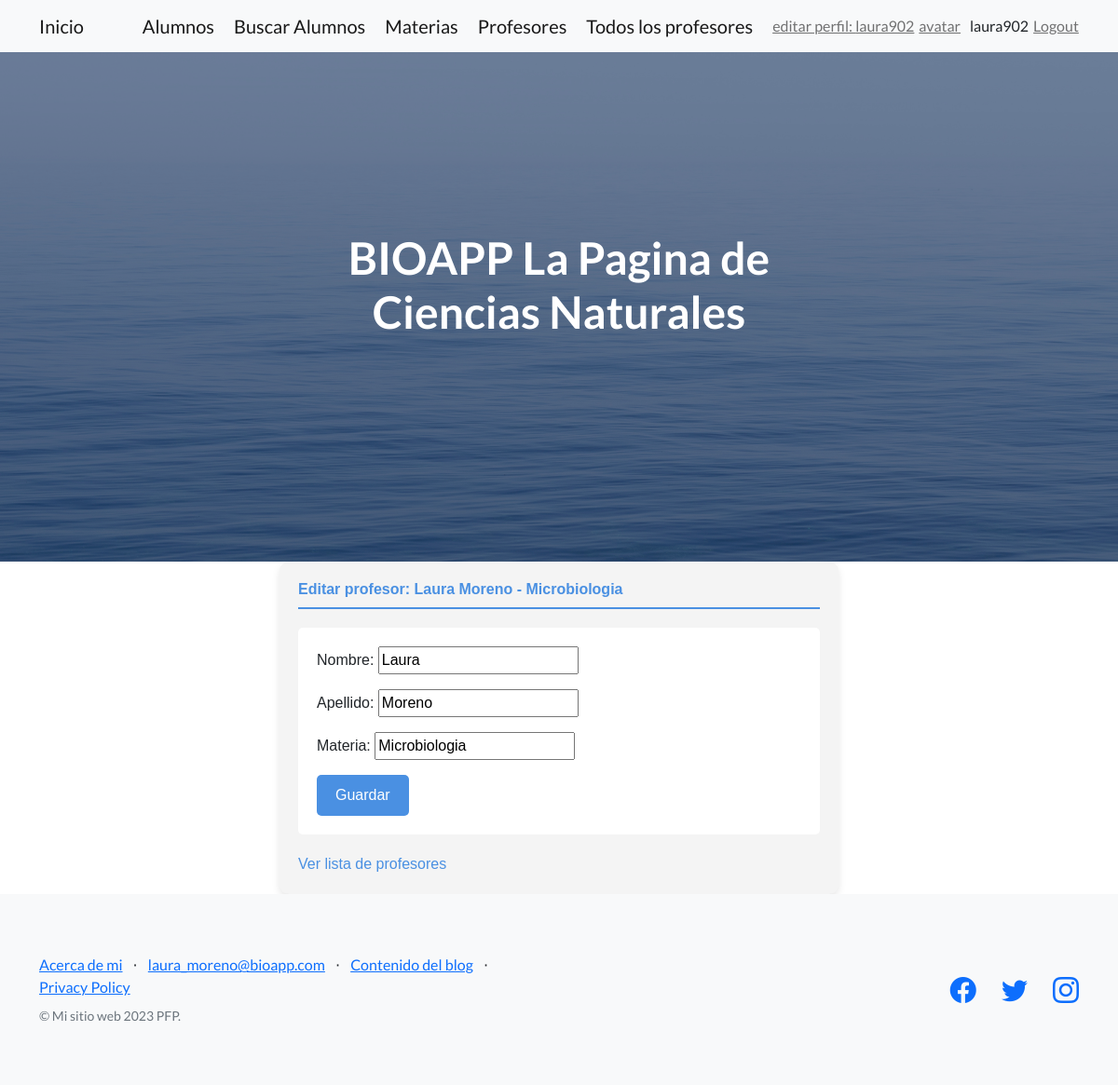
Page /bioapp/profesor-editar/Microbiologia/ (signed in) on the committed database.
### bioapp/models.py (models this page shows)
class Profesor(models.Model):
    nombre = models.CharField(max_length=30)
    apellido = models.CharField(max_length=100)
    materia= models.CharField(max_length=100)

### bioapp/views.py (the view, shortened to what this page needs)
# urls.py: path("profesor-editar/<profesor_materia>/", profesores_crud_update_view),
@login_required
def profesores_crud_update_view(request, profesor_materia):
    profesor = Profesor.objects.filter(materia=profesor_materia).first()
    if request.method == "GET":
        formulario = ProfesorFormulario(
            initial={
                "nombre": profesor.nombre,
                "apellido": profesor.apellido,
                "materia": profesor.materia
            }
        )
        return render(request, "bioapp/profesor_formulario_edicion.html", {"form": formulario, "profesor": profesor})

### bioapp/forms.py
class ProfesorFormulario(forms.Form):
    nombre = forms.CharField(max_length=30)
    apellido =forms.CharField(max_length=100)
    materia= forms.CharField(max_length=100)

### bioapp/templates/bioapp/profesor_formulario_edicion.html (shortened to what this page needs)
{% extends 'bioapp/padre.html' %} {% block contenidoQueCambia%}
<!DOCTYPE html>
<html lang="en">
  <div
    style="
      font-family: Arial, sans-serif;
      padding: 20px;
      background-color: #f4f4f4;
      max-width: 600px;
      margin: auto;
      border-radius: 10px;
      box-shadow: 0 4px 8px rgba(0, 0, 0, 0.1);
    "
  >
    <h6
      style="
        color: #4a90e2;
        border-bottom: 2px solid #4a90e2;
        padding-bottom: 10px;
      "
    >
      Editar profesor: {{ profesor.nombre }} {{ profesor.apellido }} -
      {{profesor.materia}}
    </h6>
    <div
      style="
        margin-top: 20px;
        background-color: white;
        padding: 20px;
        border-radius: 5px;
      "
    >
      <form
        action="/bioapp/profesor-editar/{{profesor.materia}}/"
        method="POST"
      >
        {% csrf_token %} {{ form.as_p }}
        <input
          type="submit"
          value="Guardar"
          style="
            background-color: #4a90e2;
            color: white;
            padding: 10px 20px;
            border: none;
            border-radius: 5px;
            cursor: pointer;
          "
        />
      </form>
    </div>
    <div style="margin-top: 20px">
      <a href="/bioapp/profesor/" style="color: #4a90e2; text-decoration: none"
        >Ver lista de profesores</a
      >
    </div>
  </div>
  {% endblock%}

### bioapp/templates/bioapp/padre.html (shortened to what this page needs)
{% load static %}
<!DOCTYPE html>
<html lang="en">
  <head>
    <link
      href="https://cdn.jsdelivr.net/npm/bootstrap-icons@1.5.0/font/bootstrap-icons.css"
      rel="stylesheet"
      type="text/css"
    />
    <link href="{% static 'bioapp/css/styles.css'  %}" rel="stylesheet" />
  </head>
  <body>
    <nav class="navbar navbar-light bg-light static-top">
      <div class="container">
        {% if user.is_authenticated %}
         <a class="navbar-brand" href="/bioapp/inicio/">Inicio</a>
         <a class="navbar-brand" href="{% url 'bioapp:alumno_crear' %}"
          >Alumnos</a
         >
         <a class="navbar-brand" href="{% url 'bioapp:alumno_buscar' %}">
          Buscar Alumnos
         </a>
         <a class="navbar-brand" href="{% url 'bioapp:materias' %}"> Materias</a>
         <a class="navbar-brand" href="/bioapp/profesor/">Profesores</a>
         <a class="navbar-brand" href="/bioapp/profesor-lista/">Todos los profesores</a>
         <a class="navbar-text" href="{% url 'bioapp:editar-perfil' %}">editar perfil: {{ user.username }}</a>
         <a class="navbar-text" href="{% url 'bioapp:crear-avatar' %}"
          > avatar </a
         >
         <span class=""navbar-text">{{ user.username }}</span>
         <a class="navbar-text" href="{% url 'bioapp:logout' %}">Logout</a>
       {% else %}
         <a class="navbar-brand" href="{% url 'bioapp:login' %}">Login</a>
         <a class="navbar-brand" href="{% url 'bioapp:registro' %}">Registrar usuario</a>
       {% endif %}
      </div>
    </nav>
    <header class="masthead">
      <div class="container position-relative">
        <div class="row justify-content-center">
          <div class="col-xl-6">
            <div class="text-center text-white">
              <h1 class="mb-5">BIOAPP La Pagina de Ciencias Naturales</h1>
            </div>
          </div>
        </div>
      </div>
    </header>
    {% block contenidoQueCambia %} {% endblock %}
    <footer class="footer bg-light">
      <div class="container">
        <div class="row">
          <div class="col-lg-6 h-100 text-center text-lg-start my-auto">
            <ul class="list-inline mb-2">
              <li class="list-inline-item"><a href="{% url "bioapp:about" %}">Acerca de mi </a></li>
              <li class="list-inline-item">⋅</li>
              <li class="list-inline-item">
                <a href="#!">laura_moreno@bioapp.com</a>
              </li>
              <li class="list-inline-item">⋅</li>
              <li class="list-inline-item"><a href="{% url "bioapp:contenido" %}">Contenido del blog</a></li>
              <li class="list-inline-item">⋅</li>
              <li class="list-inline-item"><a href="#!">Privacy Policy</a></li>
            </ul>
            <p class="text-muted small mb-4 mb-lg-0">
              &copy; Mi sitio web 2023 PFP.
            </p>
          </div>
          <div class="col-lg-6 h-100 text-center text-lg-end my-auto">
            <ul class="list-inline mb-0">
              <li class="list-inline-item me-4">
                <a href="#!"><i class="bi-facebook fs-3"></i></a>
              </li>
              <li class="list-inline-item me-4">
                <a href="#!"><i class="bi-twitter fs-3"></i></a>
              </li>
              <li class="list-inline-item">
                <a href="#!"><i class="bi-instagram fs-3"></i></a>
              </li>
            </ul>
          </div>
        </div>
      </div>
    </footer>
  </body>
</html>

### rows in the picture
Profesor: nombre "Laura", apellido "Moreno", materia "Microbiologia"

### other values in the picture
{{ user.username }} "laura902"
